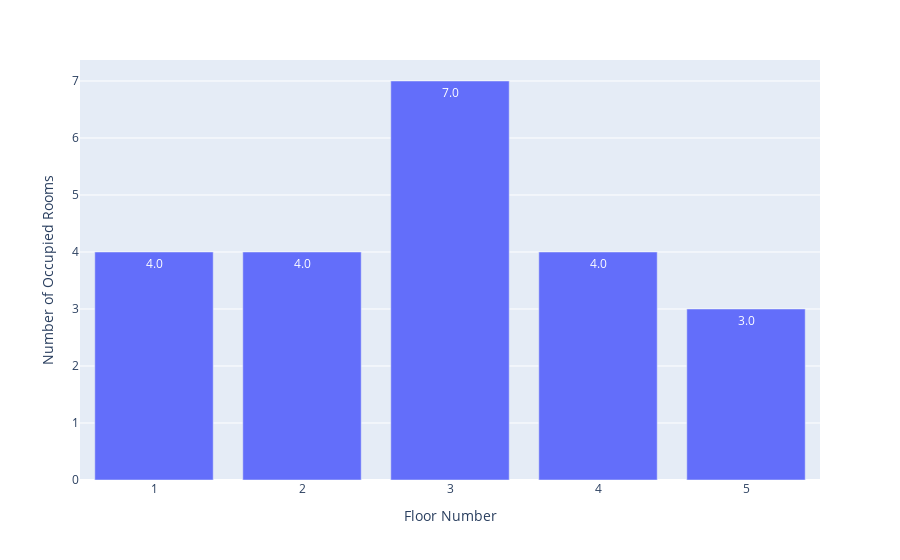

Notebook code cell kept with this figure:
### Code cell
fig1 = px.bar(result_df_6, y='num_rooms_occupied', x = 'floor', 
              labels={"floor": "Floor Number", "num_rooms_occupied": "Number of Occupied Rooms"}, text_auto='.2s')
fig1.show()

### Figure 1 — Plotly figure (JSON) as saved in the notebook; plotly's stock layout.template omitted (floating-point values rounded to 4 significant figures)
{"data": [{"alignmentgroup": "True", "hovertemplate": "Floor Number=%{x}<br>Number of Occupied Rooms=%{y}<extra></extra>", "legendgroup": "", "marker": {"color": "#636efa", "pattern": {"shape": ""}}, "name": "", "offsetgroup": "", "orientation": "v", "showlegend": false, "textposition": "auto", "texttemplate": "%{y:.2s}", "type": "bar", "x": [1, 2, 3, 4, 5], "xaxis": "x", "y": [4, 4, 7, 4, 3], "yaxis": "y"}], "layout": {"autosize": true, "barmode": "relative", "legend": {"tracegroupgap": 0}, "margin": {"t": 60}, "xaxis": {"anchor": "y", "autorange": true, "domain": [0, 1], "range": [0.5, 5.5], "title": {"text": "Floor Number"}, "type": "linear"}, "yaxis": {"anchor": "x", "autorange": true, "domain": [0, 1], "range": [0, 7.368], "title": {"text": "Number of Occupied Rooms"}, "type": "linear"}}}
